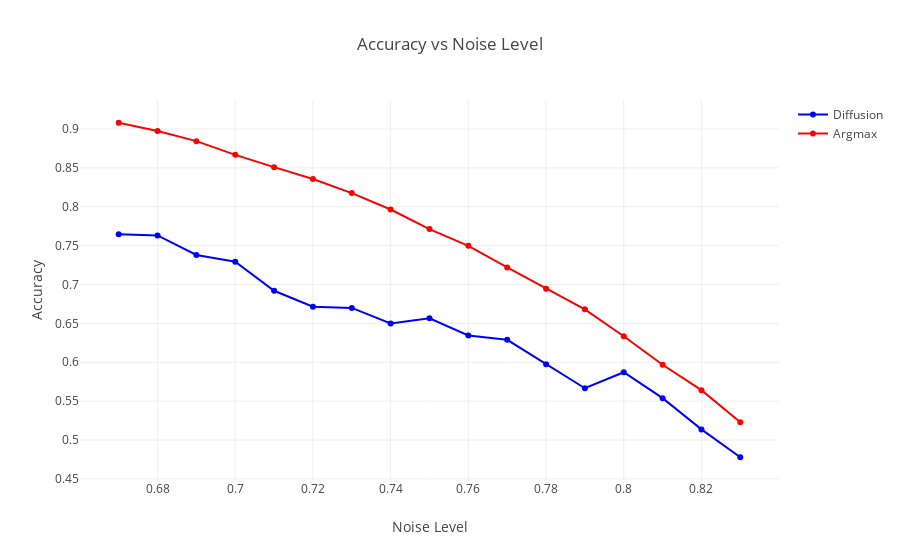

Here is the notebook cell this chart was saved with:
### Code cell
noise_levels = np.arange(0.67, 0.84, 0.01)
accs = [d["accuracy"] for d in result_list]
accs_argmax = [d["accuracy"] for d in results_argmax]
fig = go.Figure()
fig.add_trace(go.Scatter(x=noise_levels, y=accs, mode='lines+markers', name='Diffusion', line=dict(color='blue')))
fig.add_trace(go.Scatter(x=noise_levels, y=accs_argmax, mode='lines+markers', name='Argmax', line=dict(color='red')))
fig.update_layout(title='Accuracy vs Noise Level',
                  xaxis_title='Noise Level',
                  yaxis_title='Accuracy')
fig.show()

### Figure 1 — Plotly figure (JSON) as saved in the notebook; plotly's stock layout.template omitted (floating-point values rounded to 4 significant figures)
{"data": [{"line": {"color": "blue"}, "mode": "lines+markers", "name": "Diffusion", "x": [0.67, 0.68, 0.69, 0.7, 0.71, 0.72, 0.73, 0.74, 0.75, 0.76, 0.77, 0.78, 0.79, 0.8, 0.81, 0.82, 0.83], "y": [0.7646, 0.7631, 0.738, 0.7294, 0.6919, 0.6715, 0.6699, 0.6498, 0.6565, 0.6344, 0.6288, 0.5973, 0.5666, 0.5871, 0.5538, 0.5136, 0.4778], "type": "scatter"}, {"line": {"color": "red"}, "mode": "lines+markers", "name": "Argmax", "x": [0.67, 0.68, 0.69, 0.7, 0.71, 0.72, 0.73, 0.74, 0.75, 0.76, 0.77, 0.78, 0.79, 0.8, 0.81, 0.82, 0.83], "y": [0.908, 0.8975, 0.8844, 0.8668, 0.8509, 0.8357, 0.8176, 0.7965, 0.7713, 0.7498, 0.722, 0.6946, 0.668, 0.6335, 0.5967, 0.5641, 0.5229], "type": "scatter"}], "layout": {"title": {"text": "Accuracy vs Noise Level"}, "xaxis": {"title": {"text": "Noise Level"}}, "yaxis": {"title": {"text": "Accuracy"}}}}
